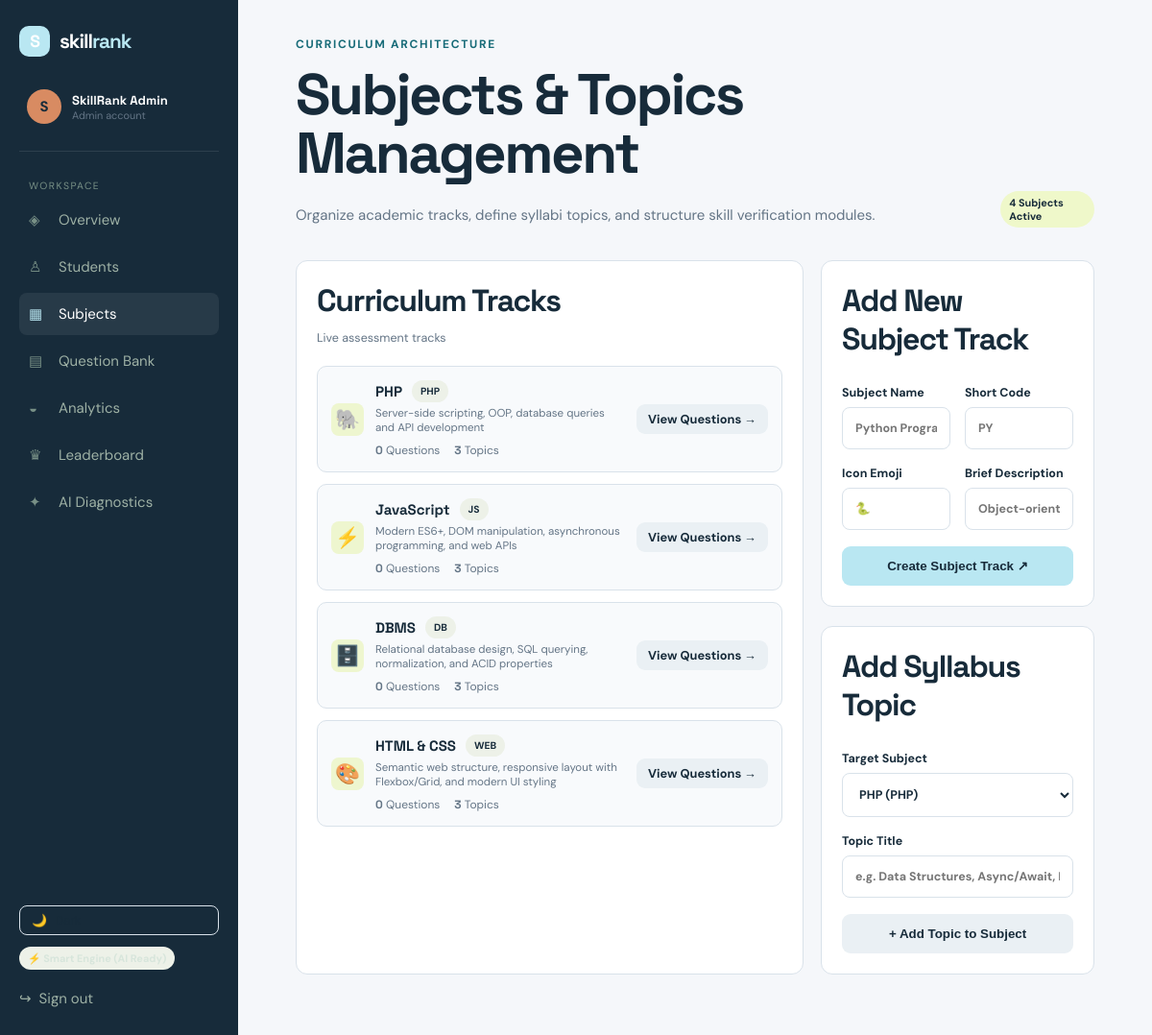
Page /subjects.php (signed in) on the committed database.
### tables this page shows
CREATE TABLE IF NOT EXISTS `users` (
    `id` INT AUTO_INCREMENT PRIMARY KEY,
    `name` VARCHAR(100) NOT NULL,
    `email` VARCHAR(160) UNIQUE NOT NULL,
    `password_hash` VARCHAR(255) NOT NULL,
    `role` ENUM('student','admin') DEFAULT 'student',
    `created_at` TIMESTAMP DEFAULT CURRENT_TIMESTAMP
);

CREATE TABLE IF NOT EXISTS `subjects` (
    `id` INT AUTO_INCREMENT PRIMARY KEY,
    `name` VARCHAR(80) NOT NULL,
    `code` VARCHAR(20) NOT NULL,
    `description` VARCHAR(255) DEFAULT '',
    `icon` VARCHAR(30) DEFAULT '✦'
);

### db.php (called while the page is built, shortened)
<?php
function db(): mysqli {
    static $connection;
    if (!$connection) {
        $connection = new mysqli(DB_HOST, DB_USER, DB_PASS, DB_NAME);
        $connection->set_charset('utf8mb4');
    }
    return $connection;
}
function query(string $sql, string $types = '', array $params = []): mysqli_result|bool {
    $statement = db()->prepare($sql);
    if ($types && $params) $statement->bind_param($types, ...$params);
    $statement->execute();
    return $statement->get_result() ?: true;
}
function one(string $sql, string $types = '', array $params = []): ?array {
    $result = query($sql, $types, $params);
    return $result instanceof mysqli_result ? ($result->fetch_assoc() ?: null) : null;
}
function many(string $sql, string $types = '', array $params = []): array {
    $result = query($sql, $types, $params);
    return $result instanceof mysqli_result ? $result->fetch_all(MYSQLI_ASSOC) : [];
}

### auth.php (called while the page is built, shortened)
<?php
require_once __DIR__ . '/db.php';
function current_user(bool $refresh = false): ?array {
    static $user;
    if (isset($user)) return $user;
    $user = !empty($_SESSION['user_id'])
        ? one('SELECT u.*, s.university, s.course, s.semester, s.phone, s.avatar, s.bio, s.career_goal FROM users u LEFT JOIN students s ON s.user_id=u.id WHERE u.id=?', 'i', [(int) $_SESSION['user_id']])
        : null;
    return $user;
}
function require_login(string $role = ''): void {
    $user = current_user();
}
function e(?string $value): string { return htmlspecialchars($value ?? '', ENT_QUOTES, 'UTF-8'); }

### subjects.php (the view, shortened to what this page needs)
<?php
require_once __DIR__ . '/auth.php';
require_login('admin');
$subjects = many(
    'SELECT s.*, COUNT(DISTINCT q.id) as question_count, COUNT(DISTINCT t.id) as topic_count
     FROM subjects s
     LEFT JOIN questions q ON q.subject_id=s.id
     LEFT JOIN topics t ON t.subject_id=s.id
     GROUP BY s.id
     ORDER BY s.id ASC'
);
include 'includes/header.php';
?>
<div class="page-head">
<div>
<div class="eyebrow">Curriculum Architecture</div>
<h1>Subjects & Topics Management</h1>
<p>Organize academic tracks, define syllabi topics, and structure skill verification modules.</p>
</div>
<span class="pill lime"><?= count($subjects) ?> Subjects Active</span>
</div>
<div class="dashboard-grid">
<section class="panel">
<div class="panel-head">
<div>
<h2>Curriculum Tracks</h2>
<small>Live assessment tracks</small>
</div>
</div>
<div style="display:grid;gap:12px">
<?php foreach($subjects as $sub): ?>
<div class="achievement" style="padding:14px;background:#f8fafc;border:1px solid var(--line);border-radius:10px">
<span class="icon-tile lime" style="font-size:1.3rem"><?= e($sub['icon'] ?? '✦') ?></span>
<div style="flex:1">
<div style="display:flex;align-items:center;gap:10px">
<strong><?= e($sub['name']) ?></strong>
<span class="pill" style="font-size:0.65rem"><?= e($sub['code']) ?></span>
</div>
<small style="color:var(--muted);display:block;margin-top:4px"><?= e($sub['description']) ?></small>
<div style="display:flex;gap:15px;margin-top:8px;font-size:0.75rem;color:var(--muted)">
<span><strong><?= $sub['question_count'] ?></strong> Questions</span>
<span><strong><?= $sub['topic_count'] ?></strong> Topics</span>
</div>
</div>
<a class="button button-quiet" style="font-size:0.8rem;padding:7px 12px" href="questions.php?subject=<?= $sub['id'] ?>">View Questions →</a>
</div>
<?php endforeach; ?>
</div>
</section>
<div>
<section class="panel" style="margin-bottom:20px" id="add-subject">
<div class="panel-head">
<h2>Add New Subject Track</h2>
</div>
<form method="post" class="form-stack">
<div class="form-grid">
<label>Subject Name
<input name="name" required placeholder="Python Programming">
</label>
<label>Short Code
<input name="code" required maxlength="10" placeholder="PY">
</label>
</div>
<div class="form-grid">
<label>Icon Emoji
<input name="icon" value="🐍" placeholder="e.g. 🐍, ⚡, 🗄️">
</label>
<label>Brief Description
<input name="description" placeholder="Object-oriented scripting & APIs">
</label>
</div>
<button class="button button-primary full" type="submit">Create Subject Track ↗</button>
</form>
</section>
<section class="panel">
<div class="panel-head">
<h2>Add Syllabus Topic</h2>
</div>
<form method="post" class="form-stack">
<label>Target Subject
<select name="topic_subject_id" required>
<?php foreach($subjects as $s): ?>
<option value="<?= $s['id'] ?>"><?= e($s['name']) ?> (<?= e($s['code']) ?>)</option>
<?php endforeach; ?>
</select>
</label>
<label>Topic Title
<input name="topic_name" required placeholder="e.g. Data Structures, Async/Await, Normalization">
</label>
<button class="button button-quiet full" type="submit">+ Add Topic to Subject</button>
</form>
</section>
</div>
</div>
<?php include 'includes/footer.php'; ?>

### includes/header.php (shortened to what this page needs)
<?php
require_once __DIR__ . '/../auth.php';
require_once __DIR__ . '/../ai.php';
$user = current_user();
$active = basename($_SERVER['PHP_SELF']);
?>
<!doctype html>
<html lang="en">
<head>
<link rel="stylesheet" href="assets/style.css?v=12">
</head>
<body>
<?php if ($user): ?>
<aside class="sidebar">
<a class="brand" href="<?= $user['role'] === 'admin' ? 'admin_dashboard.php' : 'dashboard.php' ?>">
<span class="brand-mark">S</span>
<span>skill<span>rank</span></span>
</a>
<div class="profile-mini">
<div class="avatar">
<?= strtoupper(substr($user['name'], 0, 1)) ?>
</div>
<div>
<strong><?= e($user['name']) ?></strong>
<small><?= ucfirst($user['role']) ?> account</small>
</div>
</div>
<nav>
<small class="nav-label">Workspace</small>
<?php
$links = $user['role'] === 'admin' ? [
    ['admin_dashboard.php', 'Overview', '◈'],
    ['students.php', 'Students', '♙'],
    ['subjects.php', 'Subjects', '▦'],
    ['questions.php', 'Question Bank', '▤'],
    ['admin_analytics.php', 'Analytics', '◒'],
    ['leaderboard.php', 'Leaderboard', '♛'],
    ['admin_ai.php', 'AI Diagnostics', '✦']
] : [
    ['dashboard.php', 'Dashboard', '⌂'],
    ['practice.php', 'Practice Tests', '✦'],
    ['flashcards.php', 'Flashcards', '🂠'],
    ['playground.php', 'Code Sandbox', '⌨'],
    ['analytics.php', 'Analytics & AI', '◒'],
    ['leaderboard.php', 'Leaderboard', '♛'],
    ['resume.php', 'Skill Resume', '▧'],
    ['profile.php', 'My Profile', '👤']
];
foreach ($links as $link):
    $isActive = ($active === $link[0]) || ($link[0] === 'questions.php' && $active === 'question_form.php');
?>
<a class="nav-link <?= $isActive ? 'active' : '' ?>" href="<?= $link[0] ?>">
<span><?= $link[2] ?></span>
<?= $link[1] ?>
</a>
<?php endforeach; ?>
</nav>
<div style="margin-top:auto;padding-top:20px;display:flex;flex-direction:column;gap:12px">
<button type="button" id="themeToggleBtn" onclick="toggleSkillRankTheme()" class="theme-toggle-btn" style="display:flex;align-items:center;gap:8px;background:none;border:1px solid var(--line);padding:7px 12px;border-radius:8px;color:var(--ink);cursor:pointer;font-size:0.8rem;transition:all 0.2s">
<span id="themeToggleIcon">🌙</span> <span id="themeToggleText">Toggle Theme</span>
</button>
<div style="font-size:0.75rem"><?= ai_badge_html() ?></div>
<a class="logout" href="logout.php" style="display:flex;align-items:center;gap:8px;text-decoration:none;padding:8px 0">
<span>↪</span> <span>Sign out</span>
</a>
</div>
</aside>
<?php endif; ?>
<main class="<?= $user ? 'app-main' : '' ?>">

### assets/style.css (style rules this page uses)
:root { --ink:#172b3a;--muted:#647586;--paper:#f5f7fa;--line:#d9e2ea;--lime:#b9e7f2;--teal:#176b78;--orange:#d88b62;--white:#fff;--navy:#102d46;--success:#287a68 }
* { box-sizing:border-box }
body { margin:0;background:var(--paper);color:var(--ink);font:15px 'DM Sans',sans-serif }
h1,h2,h3,strong,.brand { font-family:'Space Grotesk',sans-serif }
h1 { font-size:clamp(2.4rem,5vw,4.7rem);line-height:1.02;letter-spacing:-.04em;margin:14px 0 22px }
h2 { font-size:2rem;letter-spacing:-.04em;margin:0 0 8px }
p { line-height:1.65;color:var(--muted) }
a { color:inherit;text-decoration:none }
.brand { display:flex;align-items:center;gap:10px;font-size:1.3rem;font-weight:700;letter-spacing:-.05em }
.brand>span:last-child>span { color:var(--teal) }
.brand-mark { display:grid;place-items:center;background:var(--lime);width:32px;height:32px;border-radius:10px;font-family:'Space Grotesk';font-size:1.1rem }
.button { display:inline-flex;gap:10px;align-items:center;justify-content:center;border:0;border-radius:9px;padding:13px 18px;font-weight:700;cursor:pointer;transition:.2s transform,.2s box-shadow }
.button-primary { background:var(--lime);color:var(--ink) }
.button-quiet { background:#eaf0f4;color:var(--ink) }
.full { width:100% }
.eyebrow { font-size:.75rem;text-transform:uppercase;letter-spacing:.14em;font-weight:700;color:var(--teal) }
.float-card small,.profile-mini small { display:block;color:var(--muted);font-size:.68rem }
.icon-tile { width:30px;height:30px;border-radius:8px;display:grid;place-items:center }
.lime { background:var(--lime) }
.form-stack { display:grid;gap:17px }
.form-stack label,.form-grid label { font-size:.78rem;font-weight:700;color:var(--ink) }
input,select,textarea { display:block;width:100%;margin-top:7px;border:1px solid var(--line);background:#fff;border-radius:8px;padding:13px;font:inherit;color:var(--ink);outline:0 }
.form-grid { display:grid;grid-template-columns:1fr 1fr;gap:15px }
.sidebar { position:fixed;left:0;top:0;bottom:0;width:248px;background:var(--ink);color:#d7e5db;padding:27px 20px;display:flex;flex-direction:column;z-index:2 }
.sidebar .brand { color:#fff }
.sidebar .brand>span:last-child>span { color:var(--lime) }
.profile-mini { display:flex;gap:11px;align-items:center;padding:34px 8px 28px;border-bottom:1px solid #ffffff18 }
.profile-mini strong { font-size:.82rem;display:block;color:#fff }
.avatar { width:36px;height:36px;border-radius:50%;background:var(--orange);color:var(--ink);display:grid;place-items:center;font-weight:700 }
.sidebar nav { padding-top:24px }
.nav-label { color:#789086;text-transform:uppercase;letter-spacing:.14em;font-size:.65rem;padding:0 10px }
.nav-link { display:flex;gap:13px;align-items:center;padding:12px 10px;color:#9eb1a5;border-radius:8px;margin-top:5px }
.nav-link span { width:18px;color:#789086 }
.nav-link.active,.nav-link:hover { background:#ffffff12;color:#fff }
.nav-link.active span { color:var(--lime) }
.logout { margin-top:auto;padding:10px;color:#9eb1a5 }
.app-main { margin-left:248px;min-height:100vh;padding:38px 5vw 70px }
.page-head { display:flex;justify-content:space-between;align-items:end;gap:20px;margin-bottom:34px }
.page-head p { margin:4px 0 0 }
.stat-card,.panel { background:#fff;border:1px solid var(--line);border-radius:12px;padding:21px }
.dashboard-grid { display:grid;grid-template-columns:1.3fr .7fr;gap:18px }
.panel-head { display:flex;justify-content:space-between;align-items:center;margin-bottom:20px }
.panel-head small { color:var(--muted) }
.achievement { display:flex;gap:12px;align-items:center;padding:12px 0;border-bottom:1px solid var(--line) }
.achievement:last-child { border:0 }
.achievement>span { width:34px;height:34px;background:#eef6cf;border-radius:8px;display:grid;place-items:center }
.achievement small { display:block;color:var(--muted);font-size:.72rem }
.pill { display:inline-block;background:#edf1e8;border-radius:20px;padding:5px 9px;font-size:.68rem;font-weight:700 }
.pill.lime { background:#eff8ca }

### rows in the picture
users: name "S", name "SkillRank Admin", role "Admin"
subjects: icon "🐘", name "PHP", code "PHP", description "Server-side scripting, OOP, database queries and API development", question_count "0", topic_count "3"
subjects: icon "⚡", name "JavaScript", code "JS", description "Modern ES6+, DOM manipulation, asynchronous programming, and web APIs", question_count "0", topic_count "3"
subjects: icon "🗄️", name "DBMS", code "DB", description "Relational database design, SQL querying, normalization, and ACID properties", question_count "0", topic_count "3"
subjects: icon "🎨", name "HTML & CSS", code "WEB", description "Semantic web structure, responsive layout with Flexbox/Grid, and modern UI styling", question_count "0", topic_count "3"

### other values in the picture
$link[2] "◈"
$link[1] "Overview"
$link[2] "♙"
$link[1] "Students"
$link[2] "▦"
$link[1] "Subjects"
$link[2] "▤"
$link[1] "Question Bank"
$link[2] "◒"
$link[1] "Analytics"
$link[2] "♛"
$link[1] "Leaderboard"
$link[2] "✦"
$link[1] "AI Diagnostics"
count($subjects) "4"
